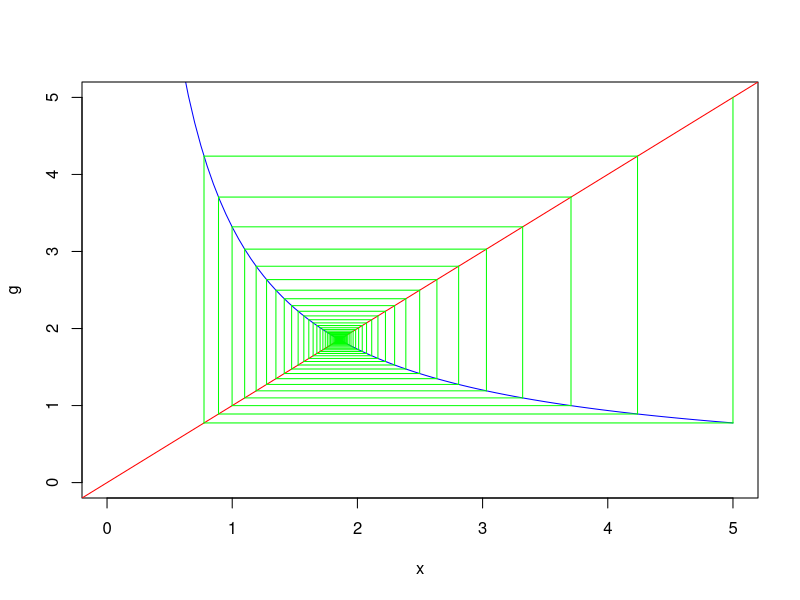
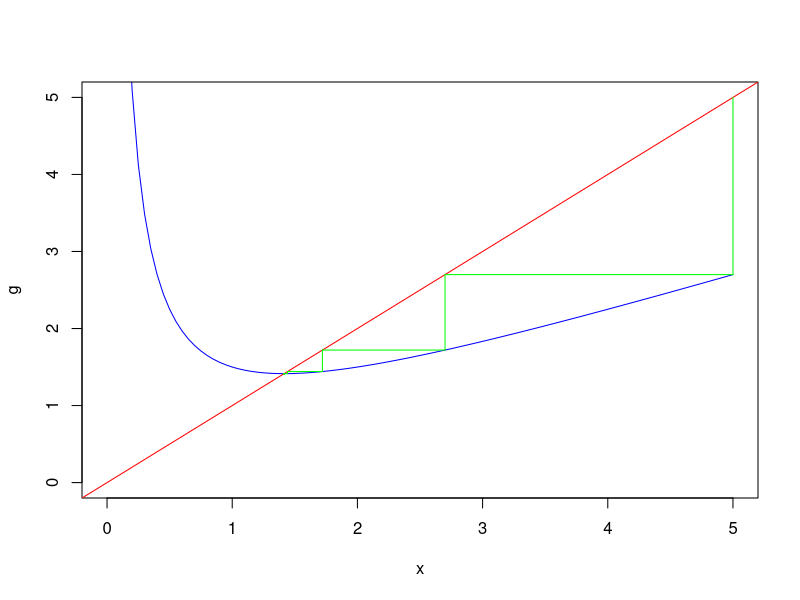
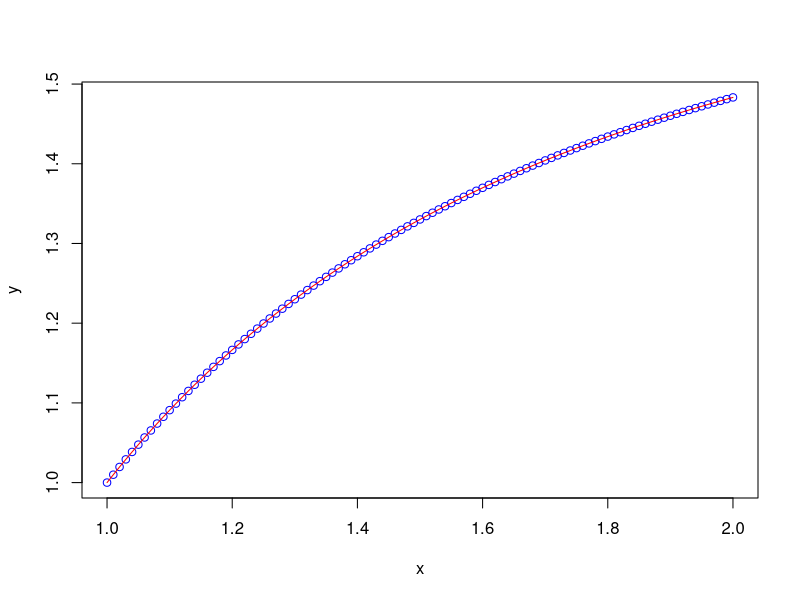
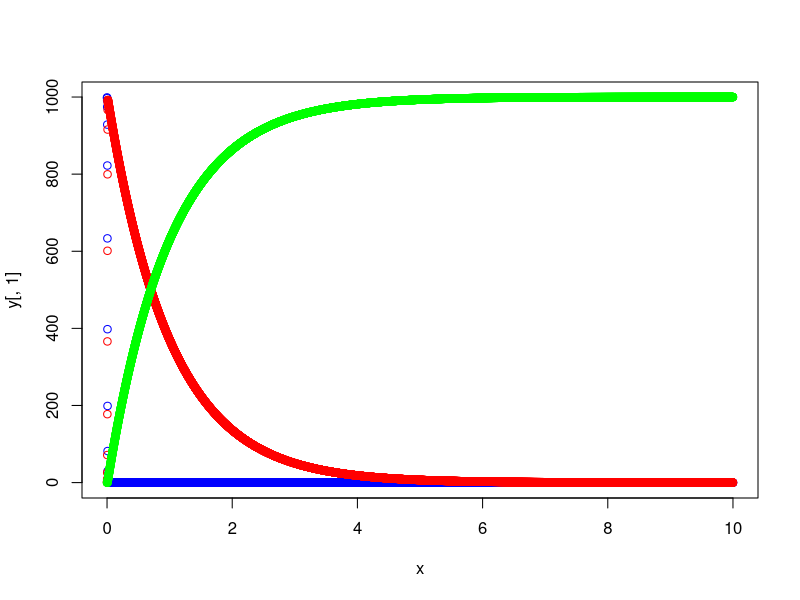

Generate these figures, in order, with R:
g <- function(x){
  return(sqrt((x+10))/x)
}


plot(g,xlim=c(0,5), ylim=c(0,5), col='blue')
abline(a=0,b=1, col='red') # a+bx

n<-100
x <- numeric(n)
x[1] <- 5

for (i in 2:n) {
  x[i] <- g(x[i-1])
  segments(x0=x[i-1],x1=x[i-1], y0=x[i-1],y1=x[i], col = 'green')
  segments(x0=x[i-1],x1=x[i], y0=x[i],y1=x[i], col = 'green')
#print(x)
}
# plot(x, type = 'b')

# ----

g <- function(x){
  return((x+2/x)/2)
}

plot(g,xlim=c(0,5), ylim=c(0,5), col='blue')
abline(a=0,b=1, col='red') # a+bx

n<-20
x <- numeric(n)
x[1] <- 5

for (i in 2:n) {
  x[i] <- g(x[i-1])
  segments(x0=x[i-1],x1=x[i-1], y0=x[i-1],y1=x[i], col = 'green')
  segments(x0=x[i-1],x1=x[i], y0=x[i],y1=x[i], col = 'green')
  #print(x)
}
# plot(x, type = 'b')
# -----------------------
#g <- function(y1){
#  return(y0+hpul*(f(x1,y1)+f(x0,y0)))
#}

step <- function(f, h, x0, y0){
  hpul <- 0.5*h
  x1 <- x0+h
  y1 <- y0+h*f(x0,y0)
  for (i in 1:10) {
    y1 <- y0+hpul*(f(x1,y1)+f(x0,y0))
  }
  return(y1)
}

f <- function(x,y){
  return((1+y*y)/(x*y*(1+x*x)))
}


h<- 0.01
x <- seq(1,2,h)
n<-length(x)
y<-numeric(n)
y[1] <- 1

for (i in 2:n) {
  y[i] <- step(f,h,x[i-1], y[i-1])
}
plot(x,y, col = 'blue')
lines(x, sqrt((3*x*x-1)/(1+x*x)), col = 'red')
# -------------

f <- function(x,y){
  beta <- 1
  nu <- 1
  dS <- beta*y[1]*y[2]
  dI <- nu*y[2]
  return(c(-dS,dS-dI,dI))
}

h<- 0.001
x <- seq(0,10,h)
n<-length(x)
y<-matrix(0, nrow=n,ncol=3)
y[1,] <- c(999, 1, 0)

for (i in 2:n) {
  y[i,] <- step(f,h,x[i-1], y[i-1,])
}
plot(x,y[,1], col = 'blue')
points(x, y[,2], col='red')
points(x, y[,3], col = 'green')